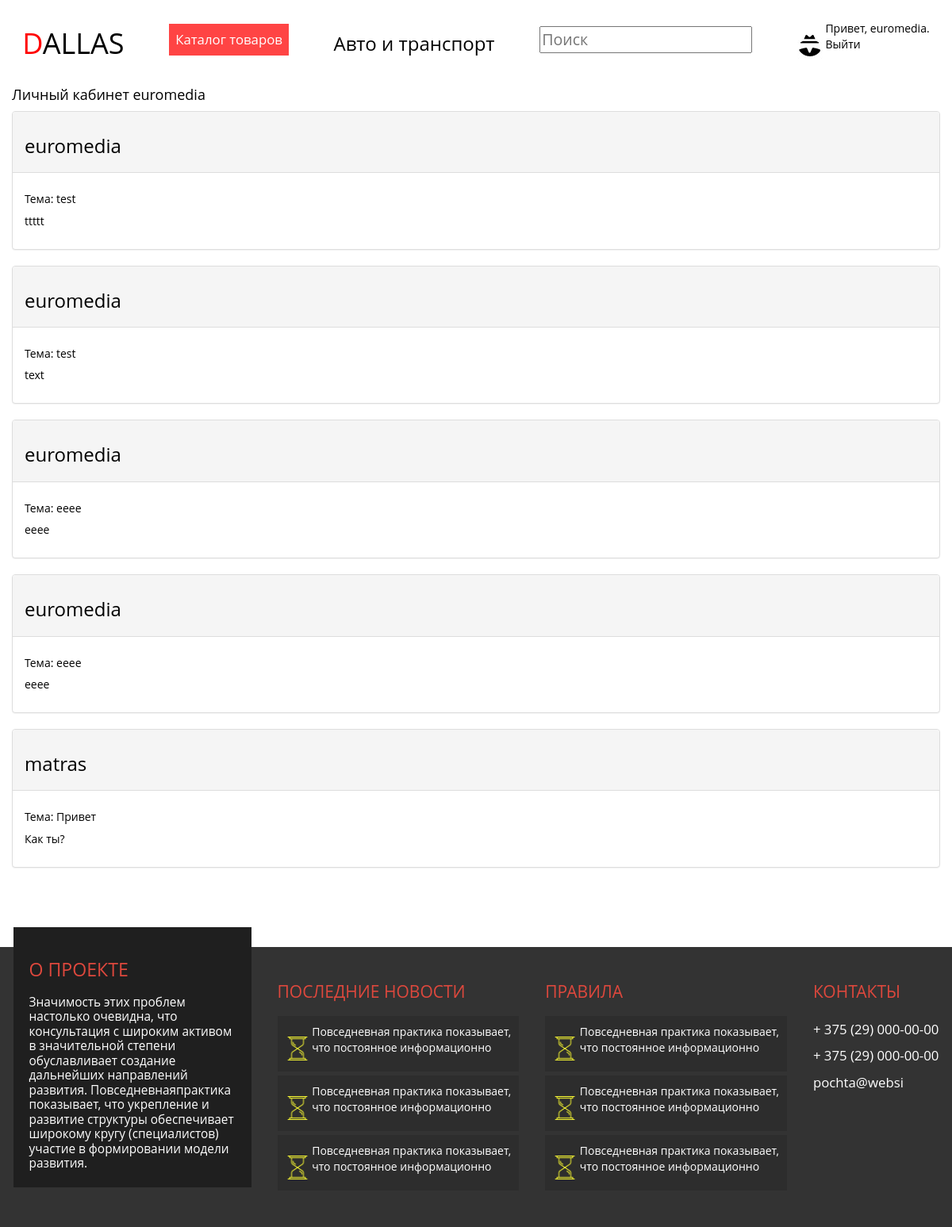
Screenshot of /account/messages/ (signed in) with the database file from the repository.
### learning_logs/models.py (models this page shows)
class Message(models.Model):
	text = models.TextField()
	sender = models.ForeignKey(User)
	address_id  = models.BigIntegerField()
	title = models.CharField(max_length=200)
	data_added = models.DateTimeField(auto_now_add=True)

### learning_logs/views.py (the view)
# urls.py: url(r'^account/messages/$', views.messages, name='messages'),
def messages(request):
	my_messages = Message.objects.filter(address_id=request.user.id)
	my_messages = this_page(request, my_messages, COUNT_MESSAGE_PAGE)
	my_messages.url = "/account/messages"
	context = {'messages': my_messages, 'elements': my_messages}
	return render(request, 'learning_logs/messages.html', context)

### learning_logs/views.py (called while the page is built)
def this_page(request, items, count):
	if "page" in request.GET:
		page_num = request.GET['page']
	else:
		page_num = 1
	pag = Paginator(items, count)
	try:
		result = pag.page(page_num)
	except:
		result = pag.page(1)
	return result

### learning_logs/templates/learning_logs/messages.html (shortened to what this page needs)
{% extends 'learning_logs/base.html' %}
{% block content %}
<h4> Личный кабинет {{ user.username }} </h1>
{% for message in messages %}
    <div class="panel panel-default">
      <div class="panel-heading">
        <h3>
           <a href = "{% url 'learning_logs:accounts' message.sender.id %}">
              {{ message.sender.username }}
           </a>
        </h3>
      </div>
      <div class="panel-body">
      	<h5> Тема: {{ message.title }} </h5>
        {{ message.text|linebreaks }}
      </div>
    </div>
{% empty %}
    Сообщений нет
{% endfor %}
{% endblock content %}

### learning_logs/templates/learning_logs/base.html (shortened to what this page needs)
{% load bootstrap3 %}
<!DOCTYPE html>
<html lang="en">
  <head>
    {% load staticfiles %}
    {% bootstrap_css %}
    <link href="{% static 'css/style.css' %}" rel="stylesheet">
    <header>
      <h1> <span style = "color:red">D</span>ALLAS</h1>
      <a class="link_catalog" href="{% url 'learning_logs:index' %}">Каталог товаров</a>
      <a href="/topics/1/">
        <h3>Авто и транспорт</h3>
      </a>
      <form>
        <input type="text" placeholder="Поиск"/>
      </form>
      {% if user.is_authenticated %}
        <div class="sign_in">
          <img src="{% static 'images/sign_in.jpg' %}"/>
          <div class="links">
            <a href="{% url 'learning_logs:account' %}">Привет, {{ user.username }}.</a>
            <a href="{% url 'users:logout' %}"> Выйти</a>
          </div>
        </div>
      {% endif %}
    </header>
        <div class="content">
        {% block content %}{% endblock content %}
        </div>
        <footer>
      <div class="dis_project">
        <h4>О проекте</h4><span>Значимость этих проблем настолько очевидна, что консультация с широким активом в значительной степени обуславливает создание дальнейших направлений развития. Повседневнаяпрактика показывает, что укрепление и развитие структуры обеспечивает широкому кругу (специалистов) участие в формировании модели развития.</span>
      </div>
      <div class="stupid">
        <h4>Последние новости</h4>
        <div class="stupid-text"><img src="{% static 'images/hourglass.png' %}"/>
          <p>Повседневная практика показывает,<br> что постоянное информационно</p>
        </div>
        <div class="stupid-text"><img src="{% static 'images/hourglass.png' %}"/>
          <p>Повседневная практика показывает,<br> что постоянное информационно</p>
        </div>
        <div class="stupid-text"><img src="{% static 'images/hourglass.png' %}"/>
          <p>Повседневная практика показывает,<br> что постоянное информационно</p>
        </div>
      </div>
      <div class="stupid">
        <h4>Правила</h4>
        <div class="stupid-text"><img src="{% static 'images/hourglass.png' %}"/>
          <p>Повседневная практика показывает,<br> что постоянное информационно</p>
        </div>
        <div class="stupid-text"><img src="{% static 'images/hourglass.png' %}"/>
          <p>Повседневная практика показывает,<br> что постоянное информационно</p>
        </div>
        <div class="stupid-text"><img src="{% static 'images/hourglass.png' %}"/>
          <p>Повседневная практика показывает,<br> что постоянное информационно</p>
        </div>
      </div>
      <div class="contact">
        <h4>Контакты</h4><a href="tel:+ 375 (29) 000-00-00 ">+ 375 (29) 000-00-00</a><a href="tel:+ 375 (29) 000-00-00 ">+ 375 (29) 000-00-00</a><a href="pochta@websi">pochta@websi</a>
      </div>
    </footer>
  </body>
</html>

### learning_logs/static/css/style.css (style rules this page uses)
body, html { margin: 0; }
a, button { cursor: pointer; }
img { max-width: 100%; max-height: 100%; }
* { margin: 0; padding: 0; text-decoration: none; color: black; font-family: 'Open Sans', 'PT Sans', "HelveticaNeueCyr", Arial, Helvetica, sans-serif; outline: 0 !important; }
a { color: #000; text-decoration: none; }
.content { width: 1170px; margin: 0 auto; }
header { display: flex; justify-content: space-around; align-items: center; height: 100px; }
header .link_catalog { background-color: #F44; color: white; font-size: 1.2em; padding: 8px; }
header form input { padding: 1px; font-size: 1.4em; }
header .sign_in .links { display: inline-block; }
header .sign_in .links a { display: block; }
footer { display: flex; justify-content: space-around; align-items: flex-start; background-color: #333; width: 100%; margin-top: 100px; padding: 25px 0 0px; }
footer p, footer a, footer span { color: white; display: block; }
footer .stupid .stupid-text { background-color: #2D2D2D; padding: 10px; margin: 5px 0; }
footer .stupid .stupid-text img { height: 30px; }
footer .stupid .stupid-text p { display: inline-block; }
footer .dis_project { width: 25%; line-height: 1.2em; font-size: 1.1em; background-color: #1F1F1F; padding: 20px; position: relative; top: -50px; }
footer h4 { color: #de483d; font-size: 1.5em; line-height: 2em; text-transform: uppercase; }
footer .contact a { font-size: 1.2em; line-height: 2em; }

### rows the page displays
Message: sender.username "euromedia", title "test", text "ttttt"
Message: sender.username "euromedia", title "test", text "text"
Message: sender.username "euromedia", title "ееее", text "ееее"
Message: sender.username "euromedia", title "ееее", text "ееее"
Message: sender.username "matras", title "Привет", text "Как ты?"

### other values shown
{{ user.username }} "euromedia"
